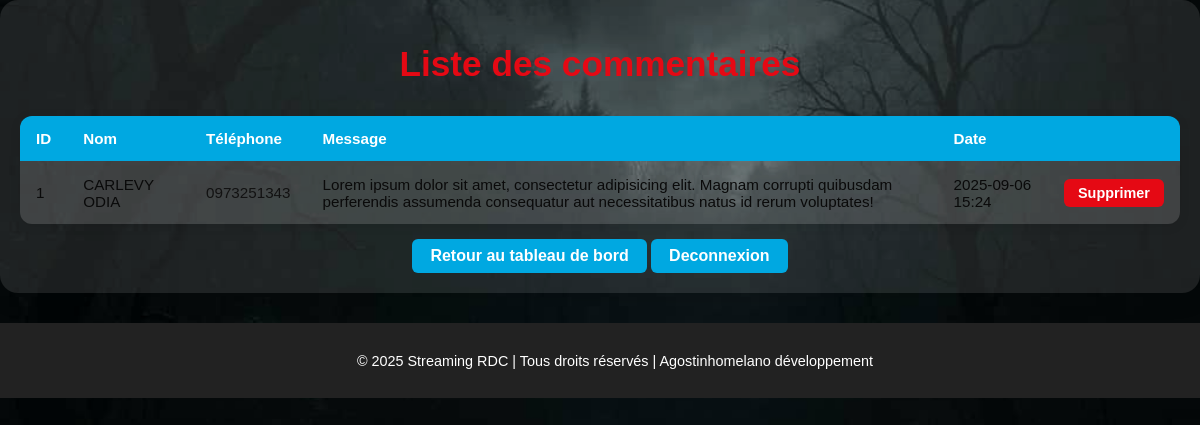
Page /admin/liste_commentaires on the earlier database version.
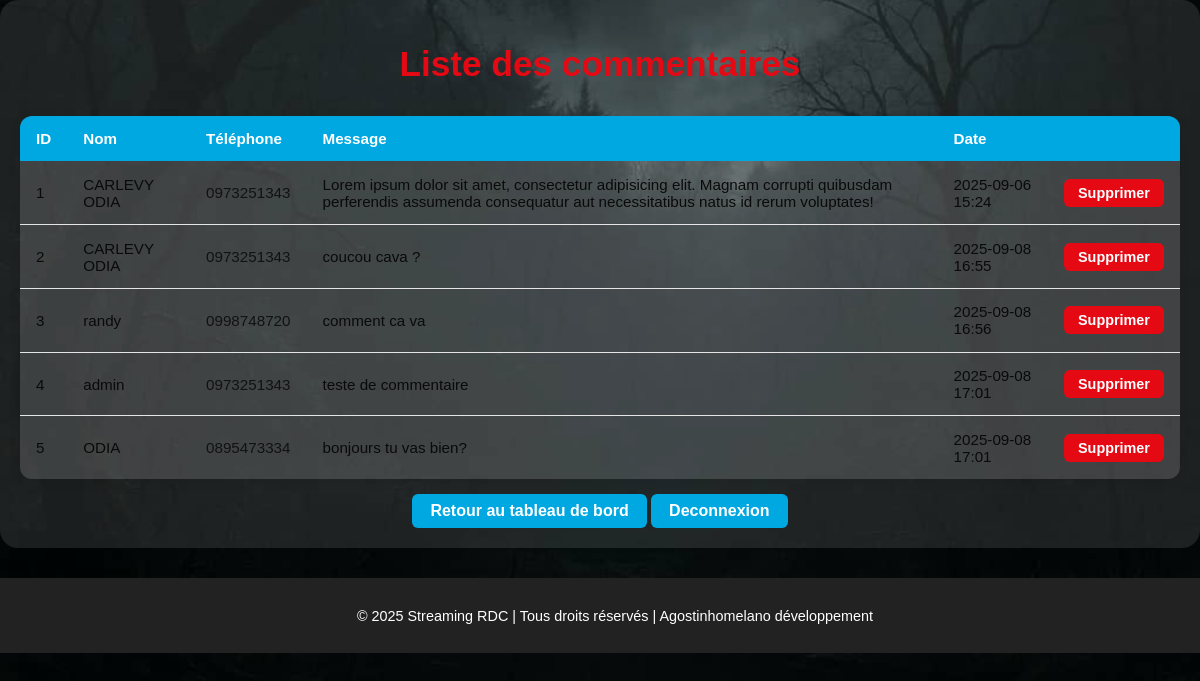
Same page on the later database version.
### app.py (models this page shows)
class Commentaire(db.Model):
    id = db.Column(db.Integer, primary_key=True)
    nom = db.Column(db.String(30), nullable=False)
    tel = db.Column(db.String(30), nullable=False)
    message = db.Column(db.String(500), nullable=False)
    date_post = db.Column(db.DateTime, default=datetime.utcnow)

### app.py (the view)
@app.route("/admin/liste_commentaires")
def liste_commentaires():
    commentaires = Commentaire.query.all()
    return render_template("admin/commentaire.html", commentaires=commentaires)

### templates/admin/commentaire.html (shortened to what this page needs)
<!DOCTYPE html>
<html lang="fr">
<head>
  <link rel="stylesheet" href="{{ url_for('static', filename='css/admin.css') }}">
</head>
<body>
  <div class="admin-container">
    <h1>Liste des commentaires</h1>
    <div class="table-responsive">
      <table class="admin-table">
        <thead>
          <tr>
            <th>ID</th>
            <th>Nom</th>
            <th>Téléphone</th>
            <th>Message</th>
            <th>Date</th>
            <th></th>
          </tr>
        </thead>
        <tbody>
          {% for c in commentaires %}
          <tr>
            <td data-label="ID">{{ c.id }}</td>
            <td data-label="Nom">{{ c.nom }}</td>
            <td data-label="Téléphone"><a href="https://wa.me/{{ c.tel }}" target="_blank">{{ c.tel }}</a></td>
            <td data-label="Message">{{ c.message }}</td>
            <td data-label="Date">{{ c.date_post.strftime('%Y-%m-%d %H:%M') }}</td>
            <td>
              <form action="{{ url_for('supprimer_commentaire', id=c.id) }}" method="post" class="delete-form">
                <button type="submit" class="btn-admin">Supprimer</button>
              </form>
            </td>
          </tr>
          {% endfor %}
        </tbody>
      </table>
    </div>
    <a href="{{ url_for('accueil_admin') }}" class="btn-retour">Retour au tableau de bord</a>
    <a href="{{url_for('deconnexion_admin')}}" class="btn-retour">Deconnexion</a>
  </div>
  <footer>
    <p>© 2025 Streaming RDC | Tous droits réservés | Agostinhomelano développement</p>
  </footer>
</body>
</html>

Differences in the rows shown:
added Commentaire: id "2", nom "CARLEVY ODIA", tel "0973251343", message "coucou cava ?", date_post "2025-09-08 16:55"
added Commentaire: id "3", nom "randy", tel "0998748720", message "comment ca va", date_post "2025-09-08 16:56"
added Commentaire: id "4", nom "admin", tel "0973251343", message "teste de commentaire", date_post "2025-09-08 17:01"
added Commentaire: id "5", nom "ODIA", tel "0895473334", message "bonjours tu vas bien?", date_post "2025-09-08 17:01"
